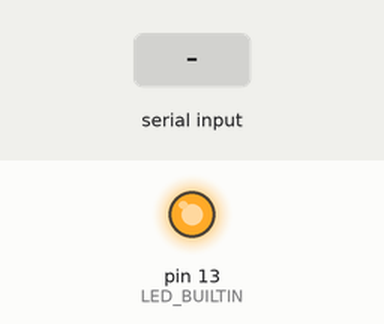
Simulated run of this program. Board: Arduino Nano, built with avr-gcc and run on an emulated ATmega328P. Parts: output pins drawn as LEDs (lit = HIGH). The test bench sets the inputs (shaded band). What the program prints to the serial monitor is not drawn.

Above: at 0.1 s.
At 1.7 s:
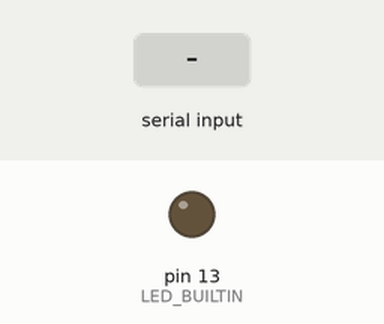
1.8 s: "1" received over the second serial link
Timing chart, 0 to 4.8 s (numbered marks = the images above; inputs shaded):
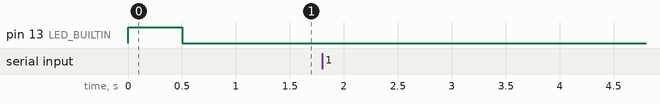

The program:

main.cpp
```cpp
#include <Arduino.h>
#include <SoftwareSerial.h>

const int TX = 3;
const int RX = 4;
const int SPEED = 9600;

SoftwareSerial softSerial(TX, RX);

void setup()
{
  pinMode(LED_BUILTIN, OUTPUT);
  digitalWrite(LED_BUILTIN, HIGH);

  Serial.begin(9600);
  softSerial.begin(SPEED);
  Serial.println("Serial bridge initialzed!");
  char buffer[25];
  sprintf(buffer, "RX=%i TX=%i SPEED=%i\n", RX, TX, SPEED);
  Serial.print(buffer);
  Serial.println("Device ready!");

  delay(500);
  digitalWrite(LED_BUILTIN, LOW);
}

void loop()
{

  if (Serial.available())
  {
    digitalWrite(LED_BUILTIN, HIGH);
    softSerial.write(Serial.read());
    digitalWrite(LED_BUILTIN, LOW);
  }

  if (softSerial.available())
  {
    digitalWrite(LED_BUILTIN, HIGH);
    Serial.write(softSerial.read());
    digitalWrite(LED_BUILTIN, LOW);
  }
}
```
